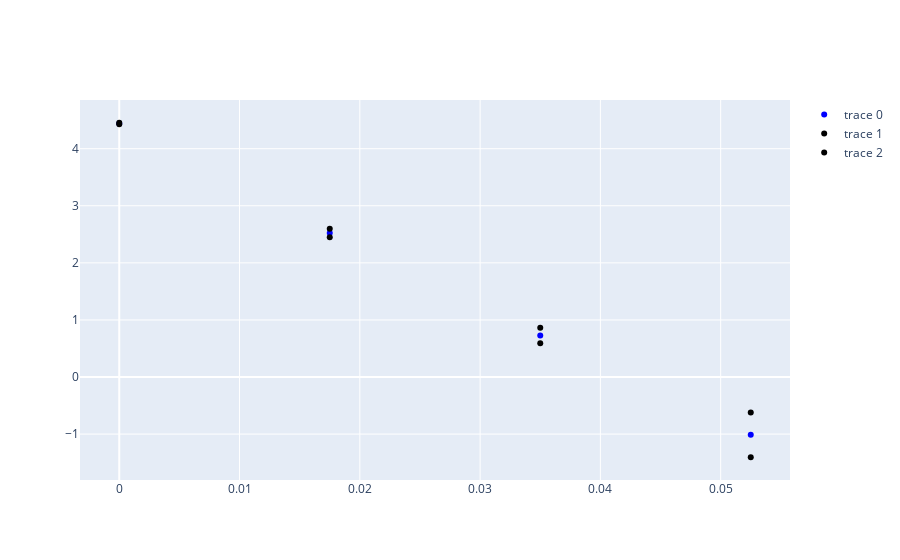

Here is the notebook cell this chart was saved with:
### Code cell
# Arrays for accumulating 
counts_list = []
meanZ2_list = []
Z2flat_list = []

# First-guess for Weibull fitting (sigma2W, etaW)
x0 = np.array([.1,.9])

# This suppresses warnings when lots of graphics windows are open
import matplotlib
matplotlib.rc('figure', max_open_warning = 0)

# This is for when we want to show or suppress intermediate graphics and other output
Show_intermediate_graphics = True

# Looping over segments
for isegment in range(nsegments):

    # Pull out the next segment
    sollast = zgridtot[isegment]
    xgrid = xgridtot[isegment] 
    ygrid = ygridtot[isegment]
    Ny, Nx = np.shape(sollast); #print(sollast.shape)
    Ntot = np.size(sollast)
    dx = xgrid[0,1]-xgrid[0,0]; #print('dx =', dx)
    dy = ygrid[1,0]-ygrid[0,0]; #print('dy =', dy)

    # Get the probability distribution in Z2
    counts, bins, meanZ2, Z2flat, error = rs.getrhoofz2(sollast,dx,dy,Z2bins=Z2bins,levels=levels)
    print('meanZ2 = ', meanZ2)
    print('statsigma = ', np.sqrt(meanZ2))

    # Plot if we want
    if isegment in plotthisone:
        
        # Reporting
        print('')
        print('****Working on segment', isegment)
        
        # Graph the surface
        if Show_intermediate_graphics:
            fig1 = plt.figure()
            ax = fig1.add_subplot(111, projection='3d')
            ax.plot_surface(xgrid, ygrid, sollast)
            title = Flattenedfilename+' #'+str(isegment)
            ax.set_xlabel('x')
            ax.set_ylabel('y')
            ax.set_zlabel('z')
            ax.set_title(title)
            ax.view_init(azim=-120,elev=22)
        
        # Normalize the distribution function, report stats
        integral_rho = np.trapz(counts, bins)
        print ('std dev of height = ', np.std(sollast))
        print('integral = ', integral_rho)
        counts = counts/integral_rho
        error = error/integral_rho

        # This is for calculating the errors in fitting (and graphing)
        countsplus = counts+error; #print(countsplus)
        countsminus = counts**2/countsplus; print(countsminus)

        # Graph the probability
        if Show_intermediate_graphics:
            
            # Using matplotlib
            plt.figure()
            plt.semilogy(bins, counts, 'ok')
            plt.semilogy(bins, countsplus, '+k')
            plt.semilogy(bins, countsminus,'+k')
            plt.title(title)
            plt.xlabel(r'$Z^{2}$')
            plt.ylabel(r'$\rho$')
            plt.grid(True)
            
            # Using plotly
            plot1 = go.Scatter(x=bins, y=np.log(counts), marker=dict(color='blue'),mode='markers')
            plot2 = go.Scatter(x=bins, y=np.log(countsplus), marker=dict(color='black'),mode='markers')
            plot3 = go.Scatter(x=bins, y=np.log(countsminus), marker=dict(color='black'),mode='markers')
            iplot([plot1,plot2,plot3])

        # Eliminate entries greater than a threshold (not sure if this is necessary)
        ikeep = np.argwhere(Z2flat < Z2maxforhist)
        Z2flat_new = np.squeeze(Z2flat[ikeep])

#         # Attempt a best-fit based on the raw data
#         analysis = Fit_Weibull_2P(failures=Z2flat_new,show_probability_plot=False)
#         etaW = analysis.beta; #print('analysis.beta=',analysis.beta)
#         sigma2W = analysis.alpha; #print('analysis.alpha=',analysis.alpha)
#         sigmaW = np.sqrt(sigma2W)
#         print('Based on raw data: sigmaW, etaW = ', sigmaW, etaW)
        
#         # Attempt a best-fit based on the bins
#         errors = np.log(countsplus/counts); #print(errors)
#         solution, solutionerror = optimization.curve_fit(sts.logWeibull, bins+Z2offset, np.log(counts),x0,sigma=errors)
#         etaW = solution[1]
#         sigma2W = solution[0]
#         sigmaW = np.sqrt(sigma2W)
#         print('Based on bins: sigmaW, etaW = ', sigmaW, etaW)

        # Best-fit based on linear fit to the bins
        errors = np.log(countsplus/counts); #print(errors)
        solution = np.polyfit(bins+Z2offset, np.log(counts), 1)
        print('polyfit solution', solution)
        sigma2G = -1/solution[0]
        sigmaG = np.sqrt(sigma2G)
        print('Based on bins: sigmaG = ', sigmaG)
        
#         # Graph the best-fit probability
#         myWeibull = sts.Weibull(Z2theory,sigma2W,etaW)
#         if Show_intermediate_graphics:
#             plt.semilogy(Z2theory, myWeibull, 'b',label = 'Weibull with $\sigma_w$ =' + str(sigmaW)[0:5] + ' $\eta_w$ =' + str(etaW)[0:5])
#             plt.legend()

        # Graph the best-fit probability
        myGaussian = sts.Gaussian(Z2theory,sigma2G)
        if Show_intermediate_graphics:
            plt.semilogy(Z2theory, myGaussian, 'b',label = 'Gaussian with $\sigma_w$ =' + str(sigmaG)[0:5])
            plt.legend()

    # Accumulate if we want
    if isegment in accumlist:
        counts_list.append(counts)
        meanZ2_list.append(meanZ2)
        Z2flat_list.append(Z2flat)

### Figure 1 — Plotly figure (JSON) as saved in the notebook; plotly's stock layout.template omitted (floating-point values rounded to 4 significant figures)
{"data": [{"marker": {"color": "blue"}, "mode": "markers", "type": "scatter", "x": [0, 0.0175, 0.035, 0.0525], "y": [4.441, 2.522, 0.7275, -1.013]}, {"marker": {"color": "black"}, "mode": "markers", "type": "scatter", "x": [0, 0.0175, 0.035, 0.0525], "y": [4.455, 2.596, 0.8622, -0.6203]}, {"marker": {"color": "black"}, "mode": "markers", "type": "scatter", "x": [0, 0.0175, 0.035, 0.0525], "y": [4.428, 2.449, 0.5929, -1.406]}], "layout": {}}
